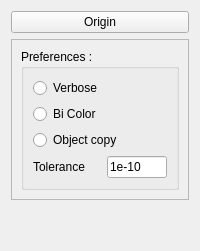
             <widget class="QWidget" name="Origin_Tab">
              <attribute name="icon">
               <iconset>
                <normaloff>../../../../../../../../home/laurent/Documents/03_Plans/Python/Icons/WF_Axes.svg</normaloff>../../../../../../../../home/laurent/Documents/03_Plans/Python/Icons/WF_Axes.svg</iconset>
              </attribute>
              <attribute name="title">
               <string>Ori. Pref.</string>
              </attribute>
              <layout class="QGridLayout" name="gridLayout_5">
               <item row="0" column="0">
                <widget class="QPushButton" name="button_origin">
                 <property name="toolTip">
                  <string>Create at origin: a point and X,Y and Z axis and XZ,XY  and YZ planes</string>
                 </property>
                 <property name="text">
                  <string>Origin</string>
                 </property>
                 <property name="icon">
                  <iconset>
                   <normaloff>../../../../../../../../home/laurent/Documents/03_Plans/Python/Icons/WF_Axes.svg</normaloff>../../../../../../../../home/laurent/Documents/03_Plans/Python/Icons/WF_Axes.svg</iconset>
                 </property>
                 <property name="iconSize">
                  <size>
                   <width>32</width>
                   <height>32</height>
                  </size>
                 </property>
                </widget>
               </item>
               <item row="1" column="0">
                <widget class="QFrame" name="frame_3">
                 <property name="frameShape">
                  <enum>QFrame::StyledPanel</enum>
                 </property>
                 <property name="frameShadow">
                  <enum>QFrame::Raised</enum>
                 </property>
                 <layout class="QGridLayout" name="gridLayout_14">
                  <item row="0" column="0">
                   <widget class="QGroupBox" name="groupBox_5">
                    <property name="title">
                     <string>Preferences :</string>
                    </property>
                    <layout class="QGridLayout" name="gridLayout_3">
                     <item row="0" column="0">
                      <widget class="QRadioButton" name="radioButton_verbose">
                       <property name="toolTip">
                        <string>Toggle here if you want a lot of information printed into report View.</string>
                       </property>
                       <property name="text">
                        <string>Verbose</string>
                       </property>
                       <property name="checked">
                        <bool>false</bool>
                       </property>
                       <property name="autoExclusive">
                        <bool>false</bool>
                       </property>
                      </widget>
                     </item>
                     <item row="1" column="0">
                      <widget class="QRadioButton" name="radioButton_biColor">
                       <property name="toolTip">
                        <string>Change the successive lines to be bicolor (red and white) for the following functions:
  - in &quot;Axis 1/2&quot; TAB:
	Axes=Cut(Wire)
  - in &quot;Circle&quot; TAB:
	Arcs=Cut(Circle)  
</string>
                       </property>
                       <property name="text">
                        <string>Bi Color</string>
                       </property>
                       <property name="autoExclusive">
                        <bool>false</bool>
                       </property>
                      </widget>
                     </item>
                     <item row="3" column="0">
                      <layout class="QHBoxLayout" name="horizontalLayout_25">
                       <item>
                        <widget class="QLabel" name="label_5">
                         <property name="toolTip">
                          <string>Change the tolerance for the following functions:
  - in &quot;Check&quot; TAB:
	are Parallel?
	are Perpendicular?
	are Coplanar?</string>
                         </property>
                         <property name="text">
                          <string>Tolerance</string>
                         </property>
                        </widget>
                       </item>
                       <item>
                        <widget class="QLineEdit" name="tolerance_edit">
                         <property name="maximumSize">
                          <size>
                           <width>60</width>
                           <height>16777215</height>
                          </size>
                         </property>
                         <property name="toolTip">
                          <string>Change the tolerance for the following functions:
  - in &quot;Check&quot; TAB:
	are Parallel?
	are Perpendicular?
	are Coplanar?</string>
                         </property>
                         <property name="text">
                          <string>1e-10</string>
                         </property>
                        </widget>
                       </item>
                      </layout>
                     </item>
                     <item row="2" column="0">
                      <widget class="QRadioButton" name="radioButton_copy">
                       <property name="toolTip">
                        <string>Force the duplication of the Parent Object for the following functions:
  - in &quot;Axis 2/2&quot; TAB:
	Axes=(Axis,Pt,dist)
	If an Edge of a Cube is selected the Cube is duplicate 
	with the corresponding
	Edge at the defined distance from the original.
  - in &quot;Plane&quot; TAB:
	Plane=(Plane,dist)  </string>
                       </property>
                       <property name="text">
                        <string>Object copy</string>
                       </property>
                      </widget>
                     </item>
                    </layout>
                   </widget>
                  </item>
                 </layout>
                </widget>
               </item>
               <item row="2" column="0">
                <spacer name="verticalSpacer_3">
                 <property name="orientation">
                  <enum>Qt::Vertical</enum>
                 </property>
                 <property name="sizeHint" stdset="0">
                  <size>
                   <width>20</width>
                   <height>40</height>
                  </size>
                 </property>
                </spacer>
               </item>
              </layout>
             </widget>
